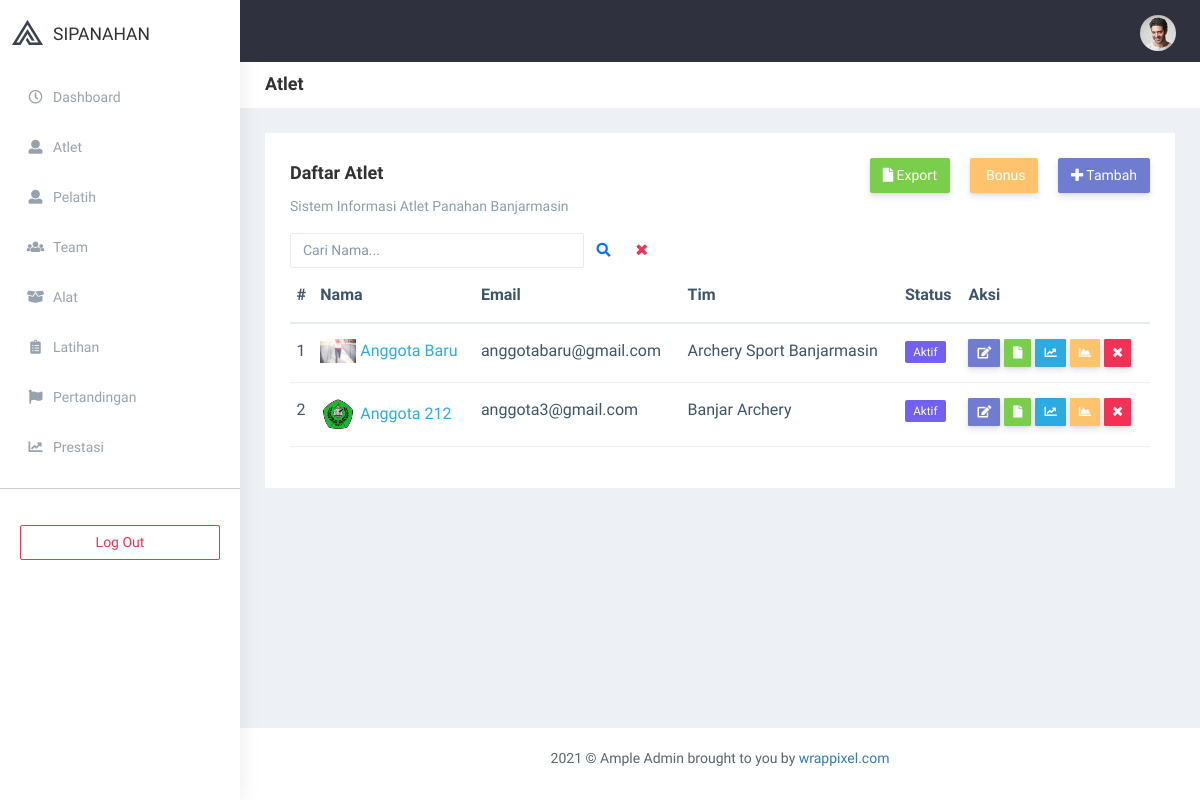
The app's page /index.php/user with its own data.
### tables this page shows
CREATE TABLE `users` (
  `id` int(11) NOT NULL,
  `nama` varchar(50) NOT NULL,
  `email` varchar(100) NOT NULL,
  `username` varchar(100) NOT NULL,
  `password` varchar(255) NOT NULL,
  `level` int(11) NOT NULL,
  `status` int(11) NOT NULL,
  `tim_id` int(11) DEFAULT NULL,
  `image` varchar(100) NOT NULL
);

CREATE TABLE `tim` (
  `id` int(11) NOT NULL,
  `tim` varchar(50) NOT NULL,
  `lokasi` varchar(20) NOT NULL,
  `cabang` varchar(100) NOT NULL
);

### application/controllers/User.php (called while the page is built, shortened)
<?php
class User extends CI_Controller {
	function __construct() {
        $this->load->model(['m_app']);
    }
    public function index() {
        $var    = [
            'page'  =>  'admin/user',
            'title' =>  'Atlet',
            'level' =>  3,
            'user'  =>  $this->m_app->getAnggota(null)->result(),
            'tim'   =>  $this->m_app->getTeam()->result(),
        ];
        $this->load->view('layout/admin', $var);
    }
}

### index.php (called while the page is built, shortened)
<?php
require_once BASEPATH.'core/CodeIgniter.php';

### application/models/M_app.php (called while the page is built, shortened)
<?php defined('BASEPATH') OR exit('No direct script access allowed');
class M_app extends CI_Model {
    function getAnggota($var = null) {
        $this->db->select('users.*, tim.id AS tim_id, tim.tim');
        $this->db->from('users');
        $this->db->join('tim', 'tim.id = users.tim_id');
        $this->db->where('level', 3);
        $this->db->order_by('id', 'DESC');
    	return $this->db->get();
    }
    function getTeam($var = null) {
        $this->db->order_by('id', 'DESC');
    	return $this->db->get('tim');
    }
    function getPenilaian($user_id = null) {
        $this->db->select('penilaian.*, users.id AS user_id, users.nama');
        $this->db->from('penilaian');
        if ($user_id != null) {
            $this->db->where('penilaian.user_id', $user_id);
        }
        $this->db->order_by('id', 'DESC');
        $this->db->join('users', 'users.id = penilaian.user_id');
    	return $this->db->get();
    }
}

### application/views/admin/user.php (the view, shortened to what this page needs)
<?php
    $role = ['', 'admin', 'pelatih', 'atlet'];
    if ($level == 3) {
        $linksearch = 'user';
    } else {
        $linksearch = 'user/pelatih';
    }
?>
<div class="row">
    <div class="col-sm-12">
        <div class="white-box">
            <div class="row">
                <div class="col-md-6">
                    <h3 class="box-title">Daftar <?= $title ?></h3>
                    <p class="text-muted">Sistem Informasi Atlet Panahan Banjarmasin</p>
                </div>
                <div class="col-md-6 text-right" >
                    <a name="" id="" class="btn btn-success text-white mr-3" href="<?= site_url('export/'.$role[$level]) ?>" role="button"><i class="fa fa-file" aria-hidden="true"></i> Export</a>
                    <a name="" id="" class="btn btn-warning mr-3" href="<?= site_url('bonus/'.$role[$level]) ?>" role="button"><i class="fa fa-dollar" aria-hidden="true"></i> Bonus</a>
                    <a name="" id="" class="btn btn-primary" href="#" role="button" data-toggle="modal" data-target="#create"><i class="fa fa-plus" aria-hidden="true"></i> Tambah</a>
                </div>
                <div class="col-md-6">
                <form role="search" action="<?php echo site_url($linksearch)?>" method="get" class="app-search d-flex me-5">
                    <input type="text" placeholder="Cari Nama..." value="<?php echo $_GET['search'] ?? '' ?>" name="search" class="form-control mt-0">
                    <button type="submit" class="btn btn-link"><i class="fa fa-search"></i></button>
                    <a name="" id="" class="btn btn-link text-danger" href="<?php echo site_url($linksearch)?>" role="button"><i class="fa fa-times"></i></a>
                </form>
                </div>
            </div>
            <div class="table-responsive">
                <table class="table text-nowrap">
                    <thead>
                        <tr>
                            <th class="border-top-0">#</th>
                            <th class="border-top-0">Nama</th>
                            <th class="border-top-0">Email</th>
                            <th class="border-top-0">Tim</th>
                            <th class="border-top-0">Status</th>
                            <th class="border-top-0">Aksi</th>
                        </tr>
                    </thead>
                    <tbody>
                    <?php foreach ($user as $x => $data):?>
                        <tr>
                            <td><?= $x+1 ?></td>
                            <td>
                                <a href="" class="profile-pic" data-toggle="modal" data-target="#show_<?=$data->id?>">
                                    <img src="<?= base_url($data->image) ?>" alt="user-img" width="36" class="img-circle">
                                    <span><?=$data->nama?></span>
                                </a>
                            </td>
                            <td><?= $data->email ?></td>
                            <td><?= $data->tim  ?></td>
                            <td>
                                <?php if($data->status == "1"): ?>
                                    <span class="badge badge-primary">Aktif</span>
                                <?php else: ?>
                                    <span class="badge badge-warning">Non Aktif</span>
                                <?php endif; ?>
                            </td>
                            <td>
                                <div class="text-center">
                                    <span>
                                        <a style="cursor: pointer;" data-toggle="modal" data-target="#update_<?=$data->id?>">
                                            <button class="btn btn-sm btn-primary mr-1"  data-placement="top"
                                                    title="" data-original-title="Edit" style="float:left;">
                                                <i class="fa fa-edit"></i>
                                            </button>
                                        </a>
                                        <a href="<?php echo site_url('export/user/'.$data->id); ?>" >
                                            <button class="btn btn-sm btn-success mr-1" style="float:left;">
                                                <i class="fa fa-file" style="color: #fafafa;"></i>
                                            </button>
                                        </a>
                                        <?php if ($level == 3): ?>
                                        <a href="<?php echo site_url('export/prestasi/'.$data->id); ?>" >
                                            <button class="btn btn-sm btn-info mr-1"  style="float:left;">
                                                <i class="fa fa-chart-line" style="color: #fafafa;"></i>
                                            </button>
                                        </a>
                                        <a style="cursor: pointer;" data-toggle="modal" data-target="#nilai_<?=$data->id?>">
                                            <button class="btn btn-sm btn-warning mr-1"  style="float:left;">
                                                <i class="fa fa-chart-area"></i>
                                            </button>
                                        </a>
                                        <?php endif; ?>
                                        <a href="<?php echo site_url().'/admin/destroy/users/'.$data->id; ?>" class="btnDelete">
                                            <button class="btn btn-sm btn-danger" data-toggle="tooltip" data-placement="top" title="" data-original-title="Delete" type="submit" style="float:left;">
                                                <i class="fa fa-times" style="color: #fafafa;"></i>
                                            </button>
                                        </a>
                                    </span>
                                </div>
                            </td>
                        </tr>
                    <?php endforeach; ?>
                    </tbody>
                </table>
            </div>
        </div>
    </div>
</div>

### records on screen
users: image (picture), nama "Anggota Baru", email "anggotabaru@gmail.com", tim.tim "Archery Sport Banjarmasin", status "Aktif"
users: image (picture), nama "Anggota 212", email "anggota3@gmail.com", tim.tim "Banjar Archery", status "Aktif"

### other values on screen
$title "Atlet"
